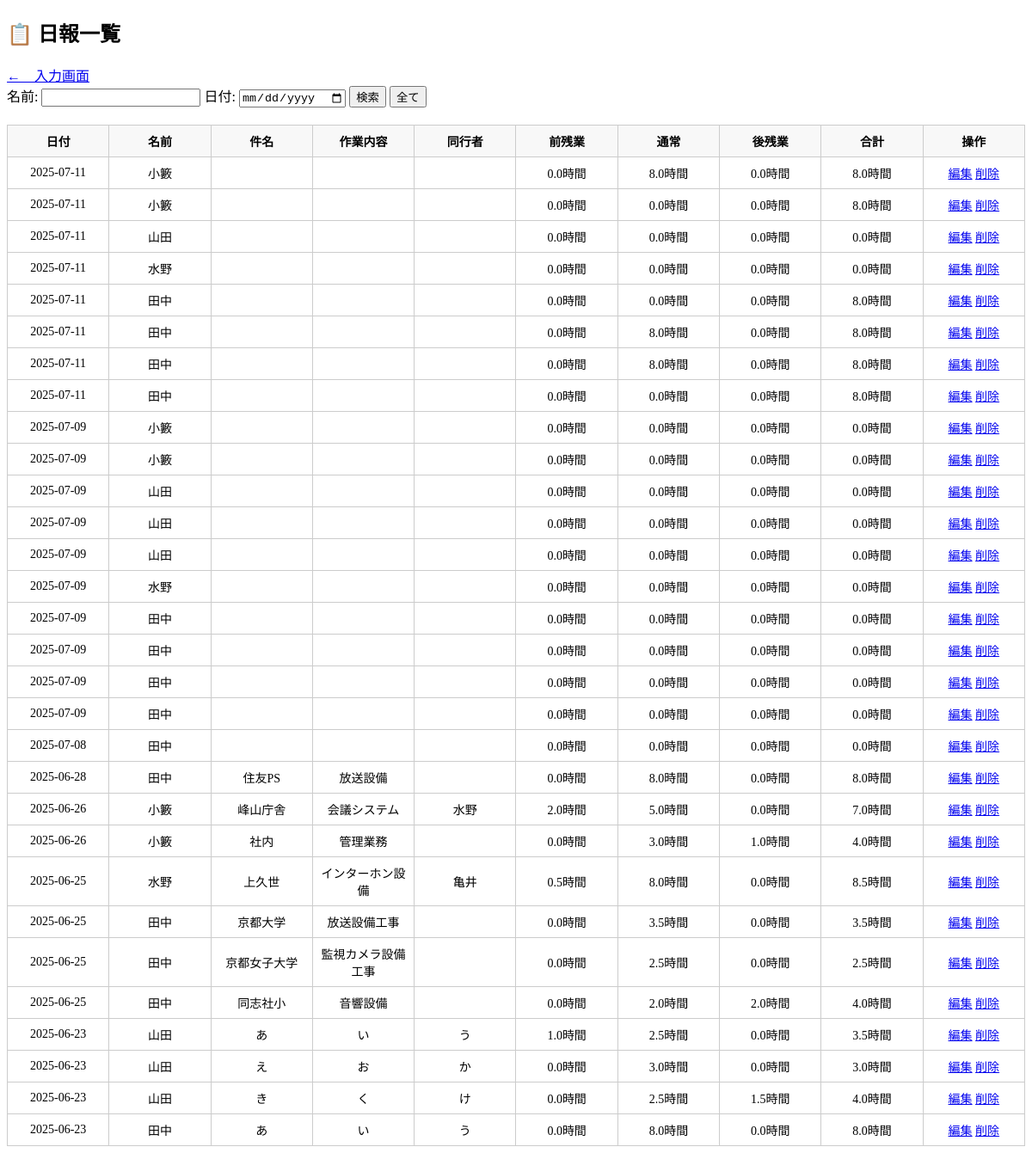
Before: /view_reports with the older database file.
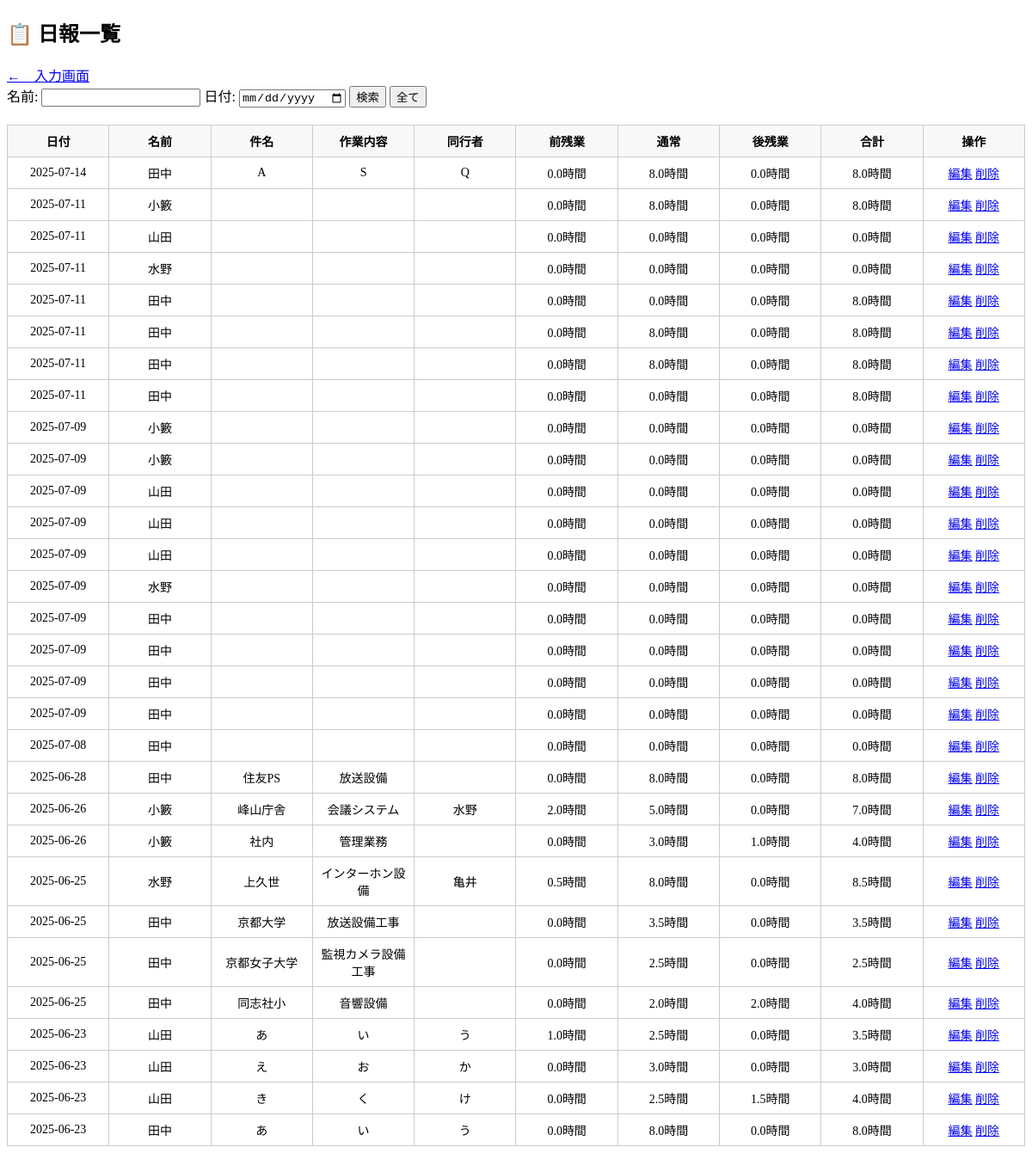
After: the same page with the newer database file.
### models.py (models this page shows)
class DailyReport(db.Model):
    __tablename__ = 'daily_reports'
    id = db.Column(db.Integer, primary_key=True)
    name = db.Column(db.String(100),nullable=False)
    title = db.Column(db.String(200))
    task = db.Column(db.String(500))
    partner = db.Column(db.String(200))
    start_hour = db.Column(db.Integer)
    start_minute = db.Column(db.Integer)
    end_hour = db.Column(db.Integer)
    end_minute = db.Column(db.Integer)
    work_minutes = db.Column(db.Integer)       # 選択時間（分）
    overtime_before = db.Column(db.Integer)    # 前残業（分）
    overtime_after = db.Column(db.Integer)     # 後残業（分）
    total_minutes = db.Column(db.Integer)      # 合計時間（分）
    date = db.Column(db.String(10))            # 日付（例: "2025-06-16"）
    paid_leave_minutes = db.Column(db.Integer, default=0)   # 有休（分）
    is_holiday_work = db.Column(db.Boolean, default=False)
    holiday_start_hour = db.Column(db.Integer)
    holiday_start_minute = db.Column(db.Integer)
    holiday_end_hour = db.Column(db.Integer)
    holiday_end_minute = db.Column(db.Integer)
    holiday_work_minutes = db.Column(db.Integer)
    holiday_total_minutes = db.Column(db.Integer)

### app.py (the view)
@app.route('/view_reports')
def view_reports():
    name = request.args.get('name')
    date = request.args.get('date')
    query = DailyReport.query
    if name:
        query = query.filter(DailyReport.name.contains(name))
    if date:
        query = query.filter(DailyReport.date == date)
    reports = query.order_by(DailyReport.date.desc(), DailyReport.name).all()
    for r in reports:
        if r.work_minutes is None:
            r.work_minutes = 0
        if r.total_minutes is None:
            r.total_minutes = 0
        if r.paid_leave_minutes is None:
            r.paid_leave_minutes = 0
    return render_template('view_reports.html', reports=reports)

### templates/view_reports.html (shortened to what this page needs)
<!DOCTYPE html>
<html lang="ja">
<head>
</head>
<body>
    <h2>📋 日報一覧</h2>
    <a href="/">←　入力画面</a>
    <form method="get" style="margin-bottom: 20px;">
        名前: <input type="text" name="name" value="{{ request.args.get('name', '') }}">
        日付: <input type="date" name="date" value="{{ request.args.get('date', '') }}">
        <button type="submit">検索</button>
        <a href="{{ url_for('view_reports') }}"><button type="button">全て</button></a>
    </form>
    <table>
        <thead>
            <tr>
                <th>日付</th>
                <th>名前</th>
                <th>件名</th>
                <th>作業内容</th>
                <th>同行者</th>
                <th>前残業</th>
                <th>通常</th>
                <th>後残業</th>
                <th>合計</th>
                <th>操作</th>
            </tr>
        </thead>
        <tbody>
            {% for r in reports %}
            <tr>
                <td>{{ r.date }}</td>
                <td>{{ r.name }}</td>
                <td>{{ r.title }}</td>
                <td>{{ r.task }}</td>
                <td>{{ r.partner }}</td>
                <td>{{ r.overtime_before / 60 | round(2) }}時間</td>
                <td>{{ r.work_minutes / 60 | round(2) }}時間</td>
                <td>{{ r.overtime_after / 60 | round(2) }}時間</td>
                <td>{{ r.total_minutes / 60 | round(2) }}時間</td>
                <td>
                    <a href="{{ url_for('edit_report', id=r.id) }}">編集</a>
                    <a href="{{ url_for('delete_report', id=r.id) }}" onclick="return confirm('削除してもよろしいですか？')">削除</a>
                </td>
            </tr>
            {% endfor %}
        </tbody>
    </table>
</body>
</html>

Changed rows visible on the page:
removed DailyReport: date "2025-07-11", name "小籔", r.overtime_before/60|round(2) "0.0", work_minutes "0.0", r.overtime_after/60|round(2) "0.0", r.total_minutes/60|round(2) "8.0"
added DailyReport: date "2025-07-14", name "田中", title "A", task "S", partner "Q", r.overtime_before/60|round(2) "0.0", r.work_minutes/60|round(2) "8.0", r.overtime_after/60|round(2) "0.0", r.total_minutes/60|round(2) "8.0"
